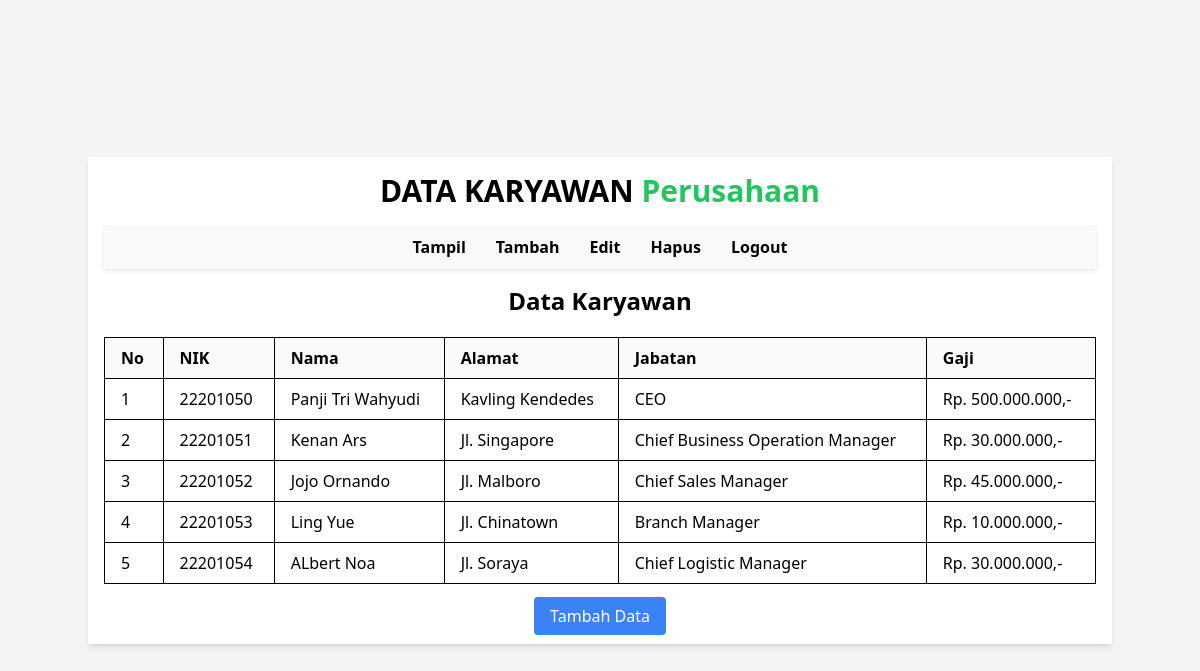
The page / on the database its author committed.
### tables this page shows
CREATE TABLE `Karyawan` (
  `No` int(50) NOT NULL AUTO_INCREMENT,
  `NIK` varchar(255) NOT NULL,
  `Nama` varchar(50) NOT NULL,
  `Alamat` varchar(255) NOT NULL,
  `Jabatan` varchar(50) NOT NULL,
  `Gaji` int(255) NOT NULL,
  PRIMARY KEY (`No`)
);

### index.php (the view, shortened to what this page needs)
<?php
    include("konek.php");
?>
<!DOCTYPE html>
<html lang="en">
<head>
    <script src="https://cdn.tailwindcss.com"></script>
    <link rel="stylesheet" href="https://cdnjs.cloudflare.com/ajax/libs/font-awesome/5.15.3/css/all.min.css">
</head>
<body class="bg-gray-100 flex justify-center items-center min-h-screen">
    <div class="container mx-auto p-4 bg-white shadow-md">
        <header class="text-center mb-4">
            <h1 class="text-3xl font-bold">DATA KARYAWAN <span class="text-green-500">Perusahaan</span></h1>
        </header>
        <nav class="navbar mb-4">
            <a href="#">Tampil</a>
            <a href="tambahmanual.php">Tambah</a>
            <a href="#">Edit</a>
            <a href="#">Hapus</a>
            <a href="#">Logout</a>
        </nav>
        <h2 class="text-center text-2xl font-semibold mb-4">Data Karyawan</h2>
        <table class="min-w-full bg-white border border-gray-300">
            <thead>
                <tr>
                    <th class="py-2 px-4 border-b">No</th>
                    <th class="py-2 px-4 border-b">NIK</th>
                    <th class="py-2 px-4 border-b">Nama</th>
                    <th class="py-2 px-4 border-b">Alamat</th>
                    <th class="py-2 px-4 border-b">Jabatan</th>
                    <th class="py-2 px-4 border-b">Gaji</th>
                </tr>
            </thead>
            <tbody>
                <?php
                    $q = "SELECT * FROM karyawan ORDER BY No ASC";
                    $hasil = mysqli_query($koneksi, $q);
                    while ($data = mysqli_fetch_assoc($hasil)) {
                        echo "<tr>";
                        echo "<td class='py-2 px-4 border-b'>{$data['No']}</td>";
                        echo "<td class='py-2 px-4 border-b'>{$data['NIK']}</td>";
                        echo "<td class='py-2 px-4 border-b'>{$data['Nama']}</td>";
                        echo "<td class='py-2 px-4 border-b'>{$data['Alamat']}</td>";
                        echo "<td class='py-2 px-4 border-b'>{$data['Jabatan']}</td>";
                        echo "<td class='py-2 px-4 border-b'>Rp. " . number_format($data['Gaji'], 0, ',', '.') . ",-</td>";
                        echo "</tr>";
                    }
                ?>
            </tbody>
        </table>
        <div class="mt-4 text-center">
            <a href="tambahmanual.php" class="bg-blue-500 text-white px-4 py-2 rounded hover:bg-blue-700">Tambah Data</a>
        </div>
    </div>
</body>
</html>

### index.php (style rules this page uses)
.navbar { display: flex; justify-content: center; padding: 10px; background-color: #f8f9fa; box-shadow: 0 2px 4px rgba(0, 0, 0, 0.1); }
.navbar a { margin: 0 15px; text-decoration: none; color: black; font-weight: bold; }
table { width: 100%; border-collapse: collapse; margin: 20px 0; }
th, td { border: 1px solid black; padding: 8px 12px; text-align: left; }
th { background-color: #f8f9fa; }

### rows shown on the page
karyawan: No "1", NIK "22201050", Nama "Panji Tri Wahyudi", Alamat "Kavling Kendedes", Jabatan "CEO", Gaji "500.000.000"
karyawan: No "2", NIK "22201051", Nama "Kenan Ars", Alamat "Jl. Singapore", Jabatan "Chief Business Operation Manager", Gaji "30.000.000"
karyawan: No "3", NIK "22201052", Nama "Jojo Ornando", Alamat "Jl. Malboro", Jabatan "Chief Sales Manager", Gaji "45.000.000"
karyawan: No "4", NIK "22201053", Nama "Ling Yue", Alamat "Jl. Chinatown", Jabatan "Branch Manager", Gaji "10.000.000"
karyawan: No "5", NIK "22201054", Nama "ALbert Noa", Alamat "Jl. Soraya", Jabatan "Chief Logistic Manager", Gaji "30.000.000"
